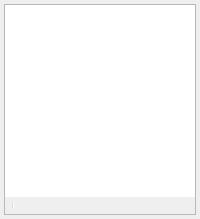
  <widget class="QDockWidget" name="dskDock">
   <property name="features">
    <set>QDockWidget::AllDockWidgetFeatures</set>
   </property>
   <property name="windowTitle">
    <string>DownstreamKeyer</string>
   </property>
   <attribute name="dockWidgetArea">
    <number>8</number>
   </attribute>
   <widget class="QWidget" name="dockWidgetContents_6">
    <layout class="QVBoxLayout" name="verticalLayout_5">
     <property name="leftMargin">
      <number>4</number>
     </property>
     <property name="topMargin">
      <number>4</number>
     </property>
     <property name="rightMargin">
      <number>4</number>
     </property>
     <property name="bottomMargin">
      <number>4</number>
     </property>
     <item>
      <widget class="QFrame" name="dskFrame">
       <property name="sizePolicy">
        <sizepolicy hsizetype="Expanding" vsizetype="Expanding">
         <horstretch>0</horstretch>
         <verstretch>0</verstretch>
        </sizepolicy>
       </property>
       <property name="minimumSize">
        <size>
         <width>160</width>
         <height>0</height>
        </size>
       </property>
       <property name="frameShape">
        <enum>QFrame::StyledPanel</enum>
       </property>
       <property name="frameShadow">
        <enum>QFrame::Sunken</enum>
       </property>
       <layout class="QVBoxLayout" name="verticalLayout_17">
        <property name="spacing">
         <number>0</number>
        </property>
        <property name="leftMargin">
         <number>0</number>
        </property>
        <property name="topMargin">
         <number>0</number>
        </property>
        <property name="rightMargin">
         <number>0</number>
        </property>
        <property name="bottomMargin">
         <number>0</number>
        </property>
        <item>
         <widget class="SourceTree" name="dskWidget">
          <property name="sizePolicy">
           <sizepolicy hsizetype="Preferred" vsizetype="Expanding">
            <horstretch>0</horstretch>
            <verstretch>0</verstretch>
           </sizepolicy>
          </property>
          <property name="contextMenuPolicy">
           <enum>Qt::CustomContextMenu</enum>
          </property>
          <property name="frameShape">
           <enum>QFrame::NoFrame</enum>
          </property>
          <property name="showDropIndicator" stdset="0">
           <bool>true</bool>
          </property>
          <property name="dragEnabled">
           <bool>true</bool>
          </property>
          <property name="dragDropMode">
           <enum>QAbstractItemView::InternalMove</enum>
          </property>
          <property name="defaultDropAction">
           <enum>Qt::TargetMoveAction</enum>
          </property>
          <property name="selectionMode">
           <enum>QAbstractItemView::ExtendedSelection</enum>
          </property>
          <addaction name="actionRemoveSource"/>
         </widget>
        </item>
        <item>
         <widget class="QToolBar" name="dskToolbar">
          <property name="iconSize">
           <size>
            <width>16</width>
            <height>16</height>
           </size>
          </property>
          <property name="floatable">
           <bool>false</bool>
          </property>
          <addaction name="actionDSKAddSource"/>
          <addaction name="actionDSKRemoveSource"/>
          <addaction name="actionDSKSourceProperties"/>
          <addaction name="separator"/>
          <addaction name="actionDSKSourceUp"/>
          <addaction name="actionDSKSourceDown"/>
         </widget>
        </item>
        <item>
         <spacer name="dskFixedSizeHSpacer">
          <property name="orientation">
           <enum>Qt::Horizontal</enum>
          </property>
          <property name="sizeType">
           <enum>QSizePolicy::Fixed</enum>
          </property>
          <property name="sizeHint" stdset="0">
           <size>
            <width>150</width>
            <height>0</height>
           </size>
          </property>
         </spacer>
        </item>
       </layout>
      </widget>
     </item>
    </layout>
   </widget>
  </widget>
